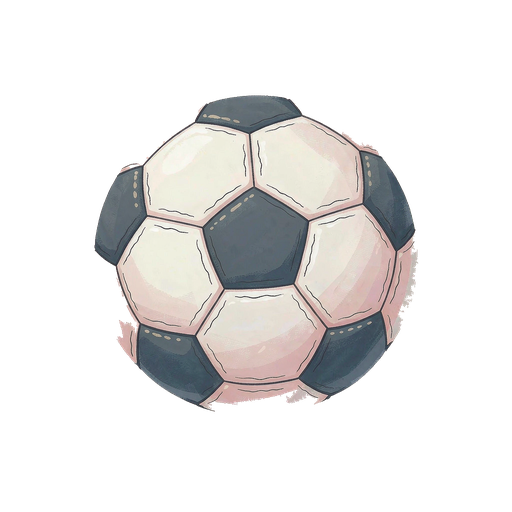
#> input picture KidsSafeDesktop/Resources/Images/pw_ball.png, 512 x 512 px; its folder holds only this picture in this run
$ python montage_lab.py
#> lines starting #> are read from the running program, lines starting #| are printed output that depends on the picture
import glob
from PIL import Image, ImageDraw, ImageFont
import numpy as np

files = sorted(glob.glob("D:/WorkBuddy/KidsSafeDesktop/Resources/Images/pw_*.png"))
cols = 6
rows = (len(files) + cols - 1) // cols
cell = 210
bg = Image.new('RGBA', (cols*cell, rows*cell), (235, 235, 235, 255))
try:
    fnt = ImageFont.truetype("C:/Windows/Fonts/arial.ttf", 20)
except Exception:
    fnt = ImageFont.load_default()
d = ImageDraw.Draw(bg)
for i, f in enumerate(files):
    im = Image.open(f).convert('RGBA')
#> im is the input picture: PIL image 512x512 RGBA; mean R, G, B, A 51.3, 49.9, 49, 73.7
    w, h = im.size
#> w = 512; h = 512
    s = min((cell-24)/w, (cell-24)/h, 2.2)
#> s = 0.363
    im = im.resize((int(w*s), int(h*s)), Image.LANCZOS)
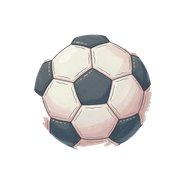
#> im: PIL image 186x186 RGBA; mean R, G, B, A 52.9, 51.4, 50.6, 73.7; transparent parts drawn white
    r = i // cols; c = i % cols
    bg.paste(im, (c*cell + (cell-im.width)//2, r*cell + 26 + (cell-26-im.height)//2), im)
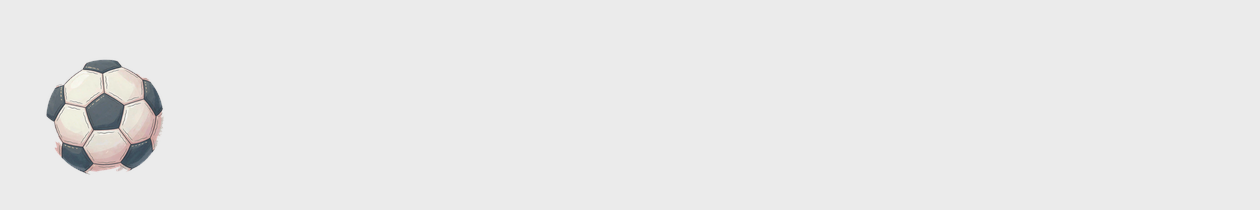
#> bg: PIL image 1260x210 RGBA; mean R, G, B, A 232.7, 232.5, 232.4, 254.9; transparent parts drawn white
    label = f.split("\\")[-1].replace("pw_", "").replace(".png", "")
    d.text((c*cell+6, r*cell+4), label, fill=(20, 20, 20, 255), font=fnt)
bg.convert('RGB').save("D:/WorkBuddy/KidsSafeDesktop/AssetsSrc/montage_lab.png")
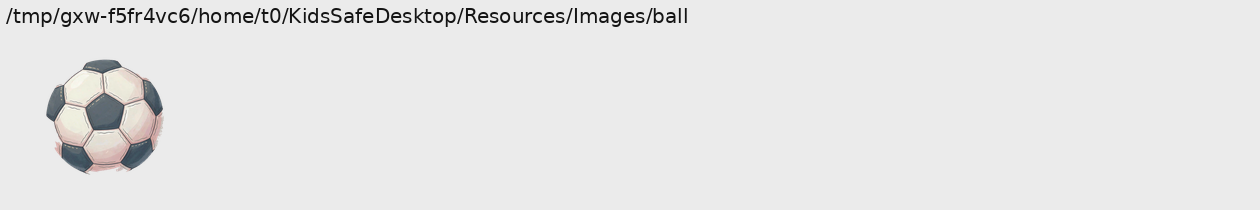
#> saved as montage_lab.png: PIL image 1260x210 RGB; mean R, G, B 230.1, 229.9, 229.8
print("montage", len(files))

$ run again, on KidsSafeDesktop/Resources/Images/pw_chopsticks.png
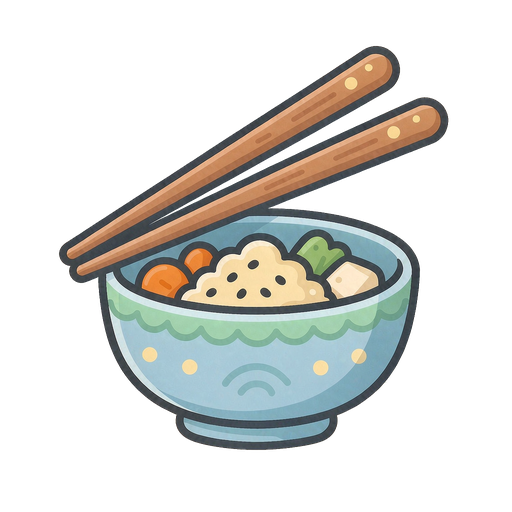
#> input picture KidsSafeDesktop/Resources/Images/pw_chopsticks.png, 512 x 512 px
#> im is the input picture: PIL image 512x512 RGBA; mean R, G, B, A 49.6, 50.1, 46.4, 84.2
#> `im = im.resize((int(w*s), int(h*s)), Image.LANCZOS)`:
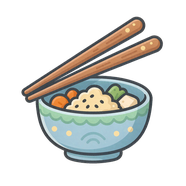
#> im: PIL image 186x186 RGBA; mean R, G, B, A 50.7, 51.3, 47.6, 84.2; transparent parts drawn white
#> `bg.convert('RGB').save("D:/WorkBuddy/KidsSafeDesktop/AssetsSrc/montage..`:
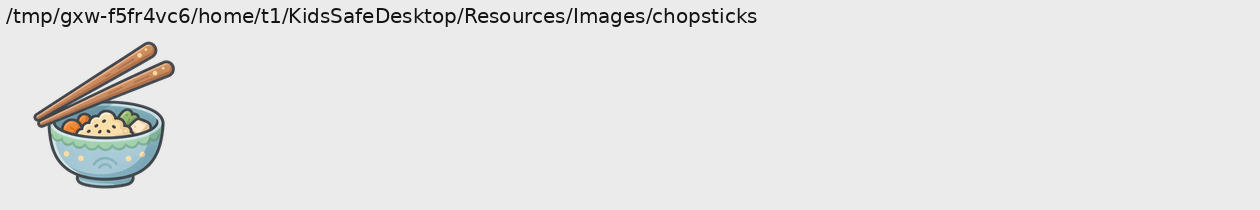
#> saved as montage_lab.png: PIL image 1260x210 RGB; mean R, G, B 228.4, 228.4, 228

$ run again, on KidsSafeDesktop/Resources/Images/pw_cup.png
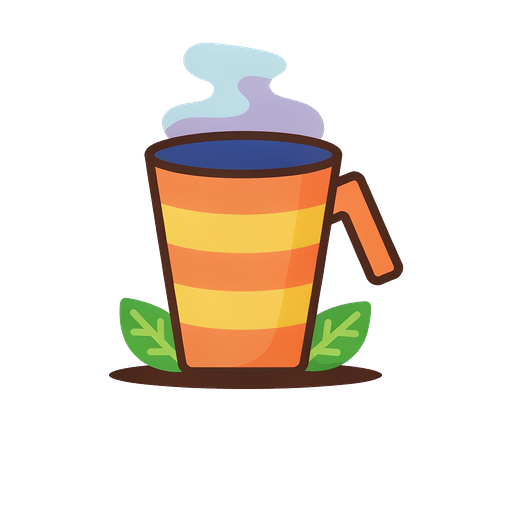
#> input picture KidsSafeDesktop/Resources/Images/pw_cup.png, 512 x 512 px
#> im is the input picture: PIL image 512x512 RGBA; mean R, G, B, A 43.3, 34.3, 23.2, 61.7
#> `im = im.resize((int(w*s), int(h*s)), Image.LANCZOS)`:
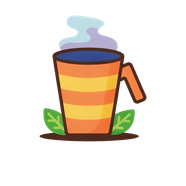
#> im: PIL image 186x186 RGBA; mean R, G, B, A 45, 35.9, 24.5, 61.7; transparent parts drawn white
#> `bg.convert('RGB').save("D:/WorkBuddy/KidsSafeDesktop/AssetsSrc/montage..`:
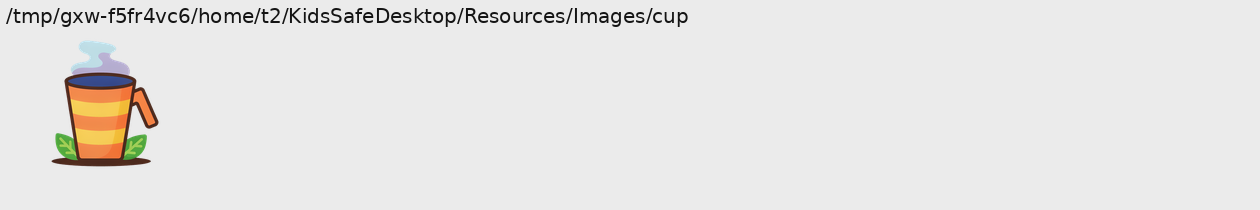
#> saved as montage_lab.png: PIL image 1260x210 RGB; mean R, G, B 230.5, 229.3, 227.9

$ run again, on KidsSafeDesktop/Resources/Images/pw_eye.png
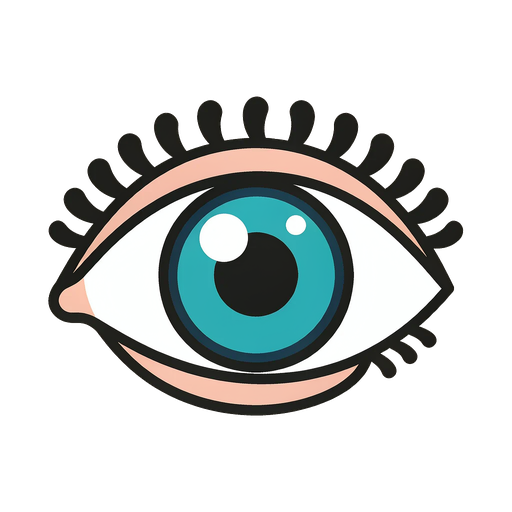
#> input picture KidsSafeDesktop/Resources/Images/pw_eye.png, 512 x 512 px
#> im is the input picture: PIL image 512x512 RGBA; mean R, G, B, A 39.7, 44.1, 43, 86.8
#> `im = im.resize((int(w*s), int(h*s)), Image.LANCZOS)`:
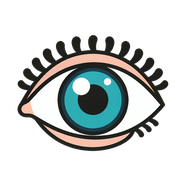
#> im: PIL image 186x186 RGBA; mean R, G, B, A 40.1, 44.4, 43.2, 86.8; transparent parts drawn white
#> `bg.convert('RGB').save("D:/WorkBuddy/KidsSafeDesktop/AssetsSrc/montage..`:
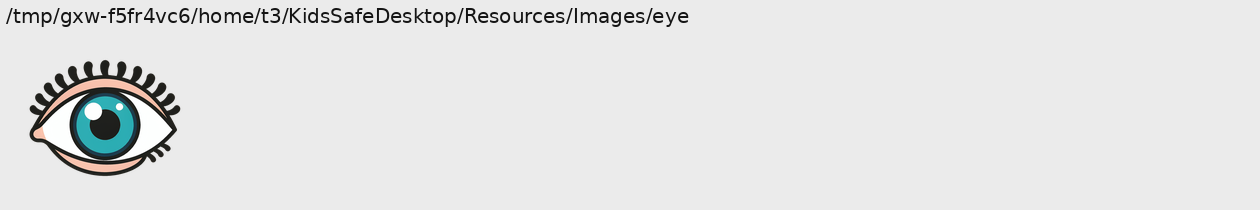
#> saved as montage_lab.png: PIL image 1260x210 RGB; mean R, G, B 226.9, 227.5, 227.4
